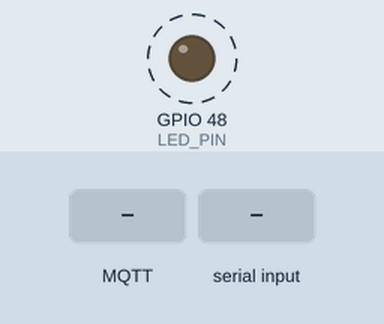
A program run on a simulated ESP32. On the bench: output pins drawn as LEDs (lit = HIGH). Dashed ring = blinking. The inputs (shaded band) are chosen by the test bench. WiFi joins after 1.5 s; servers stay silent unless stated; no MQTT or app messages arrive unless stated; what the program prints to the serial monitor is not drawn.

Above: at 1.2 s.
1.3 s: MQTT message "setRelay4" arrives on the first subscribed topic
3.5 s: "setRelay4\n" received over the second serial link
5.5 s: MQTT message "1" arrives on the first subscribed topic
7.5 s: "1\n" received over the second serial link
9.5 s: MQTT message "on" arrives on the first subscribed topic
Timing chart, 0 to 12.5 s (numbered marks = the images above; inputs shaded):
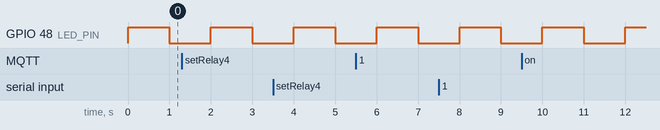

The program:

main.cpp
```cpp
#include "global.h"
#include "led_blinky.h"
#include "task_uart.h"
#include "task_mqtt.h"

void setup()
{
    Serial.begin(115200);
    Serial.println("=== ESP32-S3 RTOS GATEWAY ===");

    // Initialize Mutex lock
    dataMutex = xSemaphoreCreateMutex();
    if (dataMutex == NULL)
    {
        Serial.println("Error: Cannot create Mutex");
        while (1);
    }

    xTaskCreate(ledBlinky, "LED Blinky", 4096, NULL, 1, NULL);
    xTaskCreate(Task_UART_Process, "UART_Task", 4096, NULL, 1, NULL);
    xTaskCreate(Task_MQTT_Process, "MQTT_Task", 8192, NULL, 1, NULL);
}

void loop()
{
    vTaskDelete(NULL);
}
```

global.h
```cpp
#ifndef __GLOBAL_H__
#define __GLOBAL_H__

#include <Arduino.h>
#include <freertos/FreeRTOS.h>
#include <freertos/semphr.h>

// The struct aggregates all system data
struct SensorData
{
    float temp;
    float humi;
    int light;
};

// Declare extern so that other files can call it.
extern SensorData sharedData;
extern SemaphoreHandle_t dataMutex; // Mutex lock

#endif
```

led_blinky.h
```cpp
#ifndef __LED_BLINKY_H__
#define __LED_BLINKY_H__

#include "global.h"

#define LED_PIN GPIO_NUM_48

void ledBlinky(void *pvParameters);

#endif
```

task_mqtt.h
```cpp
#ifndef __MQTT_H__
#define __MQTT_H__

#include "global.h"
#include <WiFi.h>
#include <PubSubClient.h>
#include <ArduinoJson.h>

void Task_MQTT_Process(void *pvParameters);

#endif
```

task_uart.h
```cpp
#ifndef __TASK_UART_H__
#define __TASK_UART_H__

#include "global.h"
#include <ArduinoJson.h>

#define RX_PIN 44
#define TX_PIN 43

void Task_UART_Process(void *pvParameters);

#endif
```

global.cpp
```cpp
#include "global.h"

SensorData sharedData = {0.0, 0.0, 0};
SemaphoreHandle_t dataMutex = NULL;
```

led_blinky.cpp
```cpp
#include "led_blinky.h"

void ledBlinky(void *pvParameters)
{
    pinMode(LED_PIN, OUTPUT);

    while (1)
    {
        digitalWrite(LED_PIN, HIGH);
        vTaskDelay(1000);
        digitalWrite(LED_PIN, LOW);
        vTaskDelay(1000);
    }

}
```

task_mqtt.cpp
```cpp
#include "task_mqtt.h"

// --- Wi-Fi & ThingsBoard Credentials ---
#define WIFI_SSID       "BuiThiNgocKieu"
#define WIFI_PASS       "15051971"
#define TB_SERVER       "thingsboard.cloud"
#define TB_TOKEN        "q5ofhps74hs6eqdmg1m5"

WiFiClient espClient;
PubSubClient client(espClient);

// --- RPC Callback Function (Server-to-Device Commands) ---
void mqttCallback(char* topic, byte* payload, unsigned int length)
{
    // 1. Convert the incoming payload byte array into a String
    String message = "";
    for (int i = 0; i < length; i++) { message += (char)payload[i]; }

    Serial.printf("[MQTT RPC] Command received from Web: %s\n", message.c_str());

    // 2. Parse the JSON RPC command from ThingsBoard (Format: {"method":"setRelay","params":true})
    JsonDocument doc;
    DeserializationError error = deserializeJson(doc, message);

    if (!error)
    {
        String method = doc["method"] | "";
        bool params = doc["params"] | false;

        // Handle "setRelay4" method call
        if (method == "setRelay4")
        {
            if (params == true)
            {
                Serial1.print("4"); // Send command via UART to turn ON IN4 on STM32
                Serial.println(" -> Command sent to STM32: TURN ON IN4");
            }
            else
            {
                Serial1.print("5"); // Send command via UART to turn OFF IN4 on STM32
                Serial.println(" -> Command sent to STM32: TURN OFF IN4");
            }
        }
    }
}

// --- MQTT Connection Management ---
void connectToMQTT()
{
    if (WiFi.status() != WL_CONNECTED)
    {
        Serial.print("Connecting to WiFi");
        WiFi.begin(WIFI_SSID, WIFI_PASS);
        while (WiFi.status() != WL_CONNECTED) { vTaskDelay(500); Serial.print("."); }
        Serial.println("\nWiFi Connected!");
    }

    while (!client.connected())
    {
        Serial.print("Connecting to ThingsBoard...");
        // Connect using Access Token as the username (no password required)
        if (client.connect("ESP32_Client", TB_TOKEN, NULL))
        {
            Serial.println(" SUCCESS!");
            // Subscribe to the Server-Side RPC topic
            client.subscribe("v1/devices/me/rpc/request/+");
        }
        else
        {
            Serial.print(" Failed, rc=");
            Serial.println(client.state());
            vTaskDelay(5000); // Wait 5 seconds before retrying
        }
    }
}

// --- Main MQTT Task ---
void Task_MQTT_Process(void *pvParameters)
{
    client.setServer(TB_SERVER, 1883);
    client.setCallback(mqttCallback); // Attach the callback function for incoming RPCs

    SensorData localData;
    unsigned long lastSendTime = 0;

    while (1)
    {
        if (!client.connected()) { connectToMQTT(); }
        client.loop(); // Crucial loop call to maintain connection and process incoming messages

        // Publish telemetry data every 5 seconds
        if (millis() - lastSendTime > 5000)
        {
            // Acquire Mutex to safely read data from the shared structure
            if (xSemaphoreTake(dataMutex, pdMS_TO_TICKS(100)) == pdTRUE)
            {
                localData = sharedData;
                xSemaphoreGive(dataMutex);

                // Serialize data into ThingsBoard JSON format
                char telemetryStr[128];
                sprintf(telemetryStr, "{\"temperature\":%.1f, \"humidity\":%.1f, \"light\":%d}",
                        localData.temp, localData.humi, localData.light);

                // Publish telemetry to Cloud
                client.publish("v1/devices/me/telemetry", telemetryStr);
                Serial.printf("[MQTT] Telemetry published: %s\n", telemetryStr);
            }
            lastSendTime = millis();
        }

        vTaskDelay(pdMS_TO_TICKS(10)); // Small delay to yield CPU and prevent watchdog triggers
    }
}
```

task_uart.cpp
```cpp
#include "task_uart.h"

void Task_UART_Process(void *pvParameters)
{
    // Initialize Serial1 for UART communication
    Serial1.begin(9600, SERIAL_8N1, RX_PIN, TX_PIN); // Set baud rate to 9600 to match STM32 configuration

    // Infinite loop for the RTOS task
    while (1)
    {
        if (Serial1.available())
        {
            String incomingData = Serial1.readStringUntil('\n');
            incomingData.trim();

            if (incomingData.length() > 0)
            {
                Serial.print("[Raw Data] Received: ");
                Serial.println(incomingData);

                JsonDocument doc;
                DeserializationError error = deserializeJson(doc, incomingData);

                if (!error)
                {
                    // Attempt to acquire Mutex with a maximum block time of 100 ticks
                    if (xSemaphoreTake(dataMutex, pdMS_TO_TICKS(100)) == pdTRUE)
                    {
                        // Mutex successfully acquired, proceed to update shared data
                        sharedData.temp = doc["temp"] | 0.0;
                        sharedData.humi = doc["humi"] | 0.0;
                        sharedData.light = doc["light"] | 0;
                        Serial.println("[UART Task] Shared data updated from STM32");

                        // Release Mutex after data update
                        xSemaphoreGive(dataMutex);
                    }
                }
                else
                {
                    Serial.print("❌ JSON Parse Error: ");
                    Serial.println(error.c_str());
                }
            }
        }
        // Task delay to yield CPU resources to other tasks
        vTaskDelay(pdMS_TO_TICKS(10));
    }
}
```
